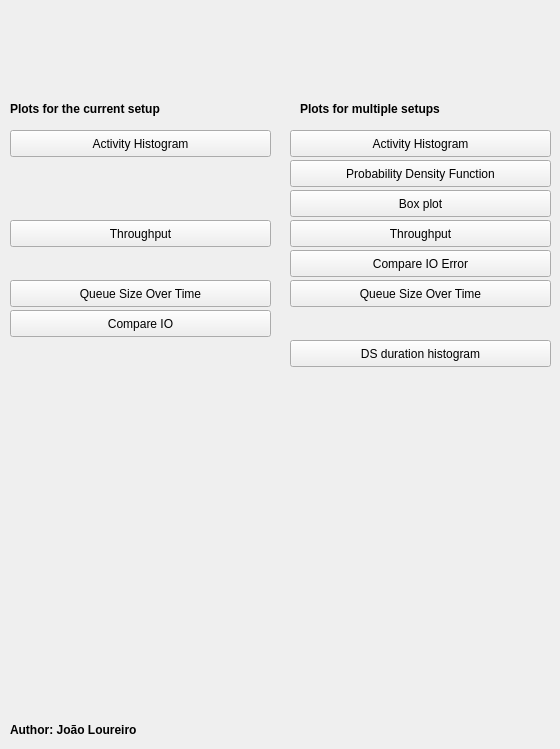
     <widget class="QWidget" name="tab_5">
      <attribute name="title">
       <string>Other Plots</string>
      </attribute>
      <widget class="QPushButton" name="pbBoxPlot">
       <property name="geometry">
        <rect>
         <x>290</x>
         <y>190</y>
         <width>261</width>
         <height>27</height>
        </rect>
       </property>
       <property name="text">
        <string>Box plot</string>
       </property>
      </widget>
      <widget class="QPushButton" name="pbPlotPDF">
       <property name="geometry">
        <rect>
         <x>290</x>
         <y>160</y>
         <width>261</width>
         <height>27</height>
        </rect>
       </property>
       <property name="text">
        <string>Probability Density Function</string>
       </property>
      </widget>
      <widget class="QPushButton" name="pbActivityHistogram">
       <property name="geometry">
        <rect>
         <x>10</x>
         <y>130</y>
         <width>261</width>
         <height>27</height>
        </rect>
       </property>
       <property name="text">
        <string>Activity Histogram</string>
       </property>
      </widget>
      <widget class="QPushButton" name="pbIOCompare">
       <property name="geometry">
        <rect>
         <x>10</x>
         <y>310</y>
         <width>261</width>
         <height>27</height>
        </rect>
       </property>
       <property name="text">
        <string>Compare IO</string>
       </property>
      </widget>
      <widget class="QPushButton" name="pbTrhoughput">
       <property name="geometry">
        <rect>
         <x>10</x>
         <y>220</y>
         <width>261</width>
         <height>27</height>
        </rect>
       </property>
       <property name="text">
        <string>Throughput</string>
       </property>
      </widget>
      <widget class="QPushButton" name="pbTrhoughputMultiple">
       <property name="geometry">
        <rect>
         <x>290</x>
         <y>220</y>
         <width>261</width>
         <height>27</height>
        </rect>
       </property>
       <property name="text">
        <string>Throughput</string>
       </property>
      </widget>
      <widget class="QLabel" name="label_31">
       <property name="geometry">
        <rect>
         <x>10</x>
         <y>100</y>
         <width>241</width>
         <height>17</height>
        </rect>
       </property>
       <property name="font">
        <font>
         <weight>75</weight>
         <bold>true</bold>
        </font>
       </property>
       <property name="text">
        <string>Plots for the current setup</string>
       </property>
       <property name="alignment">
        <set>Qt::AlignLeading|Qt::AlignLeft|Qt::AlignVCenter</set>
       </property>
      </widget>
      <widget class="QLabel" name="label_32">
       <property name="geometry">
        <rect>
         <x>300</x>
         <y>100</y>
         <width>241</width>
         <height>17</height>
        </rect>
       </property>
       <property name="font">
        <font>
         <weight>75</weight>
         <bold>true</bold>
        </font>
       </property>
       <property name="text">
        <string>Plots for multiple setups</string>
       </property>
       <property name="alignment">
        <set>Qt::AlignLeading|Qt::AlignLeft|Qt::AlignVCenter</set>
       </property>
      </widget>
      <widget class="QPushButton" name="pbIOCompareError">
       <property name="geometry">
        <rect>
         <x>290</x>
         <y>250</y>
         <width>261</width>
         <height>27</height>
        </rect>
       </property>
       <property name="text">
        <string>Compare IO Error</string>
       </property>
      </widget>
      <widget class="QPushButton" name="pbQueueSizeOverTime">
       <property name="geometry">
        <rect>
         <x>10</x>
         <y>280</y>
         <width>261</width>
         <height>27</height>
        </rect>
       </property>
       <property name="text">
        <string>Queue Size Over Time</string>
       </property>
      </widget>
      <widget class="QPushButton" name="pbQueueSizeOverTimeMultiple">
       <property name="geometry">
        <rect>
         <x>290</x>
         <y>280</y>
         <width>261</width>
         <height>27</height>
        </rect>
       </property>
       <property name="text">
        <string>Queue Size Over Time</string>
       </property>
      </widget>
      <widget class="QPushButton" name="pbActivityHistogramMultiple">
       <property name="geometry">
        <rect>
         <x>290</x>
         <y>130</y>
         <width>261</width>
         <height>27</height>
        </rect>
       </property>
       <property name="text">
        <string>Activity Histogram</string>
       </property>
      </widget>
      <widget class="QPushButton" name="pbNumberTransmissionsDS">
       <property name="geometry">
        <rect>
         <x>290</x>
         <y>340</y>
         <width>261</width>
         <height>27</height>
        </rect>
       </property>
       <property name="text">
        <string>DS duration histogram</string>
       </property>
      </widget>
      <widget class="QLabel" name="label_34">
       <property name="geometry">
        <rect>
         <x>10</x>
         <y>720</y>
         <width>271</width>
         <height>20</height>
        </rect>
       </property>
       <property name="font">
        <font>
         <weight>75</weight>
         <bold>true</bold>
        </font>
       </property>
       <property name="text">
        <string>Author: João Loureiro &lt;joflo@isep.ipp.pt&gt;</string>
       </property>
       <property name="alignment">
        <set>Qt::AlignLeading|Qt::AlignLeft|Qt::AlignVCenter</set>
       </property>
      </widget>
     </widget>
